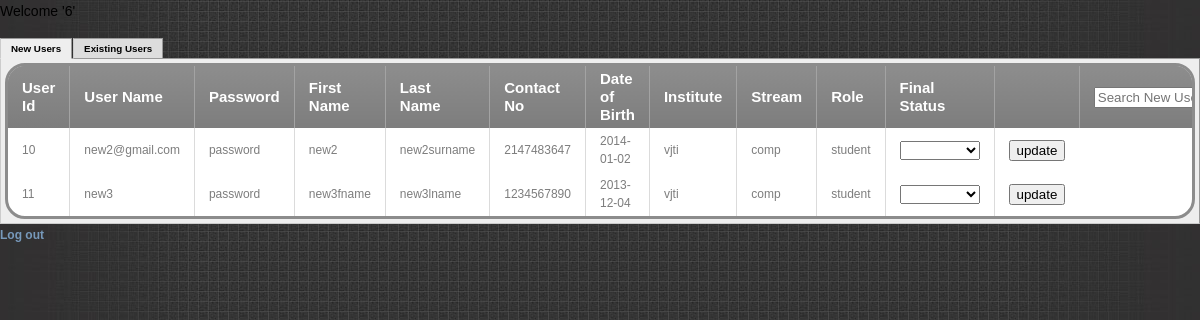
Page /admin_home.php (signed in) on the earlier database version.
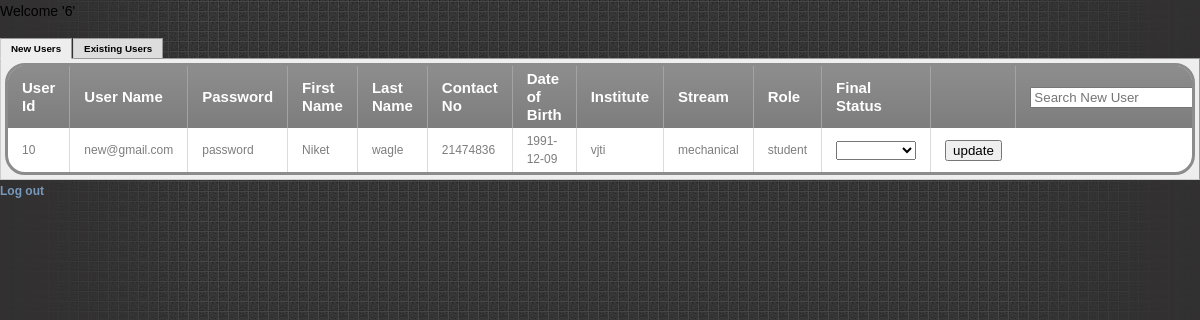
Same page on the later database version.
### tables this page shows
CREATE TABLE IF NOT EXISTS `user` (
  `u_id` int(11) unsigned NOT NULL AUTO_INCREMENT,
  `u_name` varchar(30) NOT NULL,
  `password` varchar(20) NOT NULL,
  `f_name` varchar(20) NOT NULL,
  `l_name` varchar(20) NOT NULL,
  `contact_no` int(10) NOT NULL,
  `dob` date NOT NULL,
  `institute` varchar(40) NOT NULL,
  `stream` varchar(20) NOT NULL,
  `role` varchar(10) NOT NULL,
  `approve_id` tinyint(1) NOT NULL DEFAULT '0',
  `photo` varchar(255) NOT NULL,
  `about` text NOT NULL,
  `show_email` tinyint(4) NOT NULL DEFAULT '0',
  `gender` tinyint(4) NOT NULL DEFAULT '0',
  `user_score` float NOT NULL DEFAULT '0',
  `count_bookmarks` int(11) NOT NULL DEFAULT '0',
  `created_comments` int(11) NOT NULL DEFAULT '0',
  `count_discussions` int(11) NOT NULL DEFAULT '0',
  PRIMARY KEY (`u_id`)
);

### admin_home.php (the view, shortened to what this page needs)
<?php require_once('Connections/conn.php'); ?>
<?php
$logoutAction = $_SERVER['PHP_SELF']."?doLogout=true";
?>
<?php
if (!function_exists("GetSQLValueString")) {
function GetSQLValueString($theValue, $theType, $theDefinedValue = "", $theNotDefinedValue = "")
{
  $theValue = function_exists("mysql_real_escape_string") ? mysql_real_escape_string($theValue) : mysql_escape_string($theValue);
  switch ($theType) {
    case "text":
      $theValue = ($theValue != "") ? "'" . $theValue . "'" : "NULL";
      break;
    case "long":
    case "int":
      $theValue = ($theValue != "") ? intval($theValue) : "NULL";
      break;
  }
  return $theValue;
}
}
$query_update = sprintf("SELECT * FROM `user` natural join `approve_user` WHERE approve_id =0 ORDER BY u_id ASC");
$update = mysql_query($query_update, $conn) or die(mysql_error());
$row_update = mysql_fetch_assoc($update);
$totalRows_update = mysql_num_rows($update);
$editFormAction = $_SERVER['PHP_SELF'];
if (isset($_SERVER['QUERY_STRING'])) {
  $editFormAction .= "?" . htmlentities($_SERVER['QUERY_STRING']);
}
?>
<!DOCTYPE html PUBLIC "-//W3C//DTD XHTML 1.0 Transitional//EN" "http://www.w3.org/TR/xhtml1/DTD/xhtml1-transitional.dtd">
<html xmlns="http://www.w3.org/1999/xhtml">
<head>
<link href="SpryAssets/SpryTabbedPanels.css" rel="stylesheet" type="text/css">
<link href="css/templatemo_style.css" type="text/css" rel="stylesheet" />
<link rel="stylesheet" href="css/slimbox2.css" type="text/css" media="screen" />
<link href="SpryAssets/SpryRating.css" rel="stylesheet" type="text/css">
<link href="css/table.css?12" rel="stylesheet" type="text/css" />
<body>
<p>Welcome <? echo GetSQLValueString($_SESSION['MM_f_name'],"text") ?> </p>
<div id="TabbedPanels1" class="TabbedPanels">
  <ul class="TabbedPanelsTabGroup">
    <li class="TabbedPanelsTab" tabindex="0">New Users</li>
    <li class="TabbedPanelsTab" tabindex="0">Existing Users</li>
  </ul>
  <div class="TabbedPanelsContentGroup">
    <div class="TabbedPanelsContent">
        <div id="new_users">
    <div class="datagrid">
    <?php if ($totalRows_update>0 ) { ?>
    <table>
    <thead>
  <tr>
  	 <th class="sort" data-sort="user_id">User Id</th>
    <th class="sort" data-sort="user_name">User Name</th>
     <th class="sort" data-sort="password">Password</th>
    <th class="sort" data-sort="first_name">First Name</th>
    <th class="sort" data-sort="last_name">Last Name</th>
    <th class="sort" data-sort="contact_no">Contact No</th>
    <th class="sort" data-sort="date_of_birth">Date of Birth</th>
    <th class="sort" data-sort="institute">Institute</th>
    <th class="sort" data-sort="stream">Stream</th>
    <th class="sort" data-sort="role">Role</th>
    <th>Final Status</th>
    <th>    </th>
    <th colspan="2">
          <input type="text" class="search" placeholder="Search New User" />
        </th>
  </tr>
  </thead>
  <tbody class="list">
  <?php do { ?>
    <tr>
      <td class="user_id"><?php echo $row_update['u_id']; ?></td>
      <td class="user_name"><?php echo $row_update['u_name']; ?></td>
      <td class="password"><?php echo $row_update['password']; ?></td>
      <td class="first_name"><?php echo $row_update['f_name']; ?></td>
      <td class="last_name"> <?php echo $row_update['l_name']; ?></td>
      <td class="contact_no"><?php echo $row_update['contact_no']; ?></td>
      <td class="date_of_birth"><?php echo $row_update['dob']; ?></td>
      <td class="institute"><?php echo $row_update['institute']; ?></td>
      <td class="stream"><?php echo $row_update['stream']; ?></td>
      <td class="role"><?php echo $row_update['role']; ?></td>
<form  id="form1" name="form1" method="POST" action="<?php echo $editFormAction; ?>">      <td><select name="app_id" id="app_id">
        <option value="0">  </option>
        <option value="1">Approved</option>
      </select></td>
      <td>
      <input name="update" id="update" value="update" type="submit" ></input>
        </td></form>
    </tr>
    <?php } while ($row_update = mysql_fetch_assoc($update)); ?>
    </tbody>
    </table>
    </div></div>
    <?php } else {
		echo "No new users";
	} ?>
    </div>
  </div>
</div>
<a href="<?php echo $logoutAction ?>">Log out</a>
</body>
</html>

### SpryAssets/SpryTabbedPanels.css (style rules this page uses)
.TabbedPanels { overflow: hidden; margin: 0px; padding: 0px; clear: none; width: 100%; }
.TabbedPanelsTabGroup { margin: 0px; padding: 0px; }
.TabbedPanelsTab { position: relative; top: 1px; float: left; padding: 4px 10px; margin: 0px 1px 0px 0px; font: bold 0.7em sans-serif; background-color: #DDD; list-style: none; border-left: solid 1px #CCC; border-bottom: solid 1px #999; border-top: solid 1px #999; border-right: solid 1px #999; -moz-user-select: none; -khtml-user-select: none; cursor: pointer; font-size: 0.7em; }
.TabbedPanelsTabSelected { background-color: #EEE; border-bottom: 1px solid #EEE; }
.TabbedPanelsContentGroup { clear: both; border-left: solid 1px #CCC; border-bottom: solid 1px #CCC; border-top: solid 1px #999; border-right: solid 1px #999; background-color: #EEE; }
.TabbedPanelsContent { overflow: hidden; padding: 4px; }

### css/templatemo_style.css (style rules this page uses)
body { margin: 0; padding: 0; color: #000000; font-size: 14px; line-height: 1.6em; font-family: "Lucida Sans Unicode", "Lucida Grande", sans-serif; background-color: #313030; background-image: url(../images/templatemo_body.jpg); background-position: center top; background-repeat: no-repeat }
a, a:link, a:visited { color : #7799bb; text-decoration: none; font-size: 12px; font-weight: bold; }
ul, li { padding:0; margin:0; list-style:none; }
p { padding: 0; margin: 0 0 15px 0 }

### css/table.css (style rules this page uses)
.datagrid table { border-collapse: collapse; text-align: left; width: 100%; }
.datagrid { font: normal 12px/150% Arial, Helvetica, sans-serif; background: #fff; overflow: hidden; border: 3px solid #8C8C8C; -webkit-border-radius: 20px; -moz-border-radius: 20px; border-radius: 20px; }
.datagrid table td, .datagrid table th { padding: 4px 14px; }
.datagrid table thead th { background:-webkit-gradient( linear, left top, left bottom, color-stop(0.05, #8C8C8C), color-stop(1, #7D7D7D) );background:-moz-linear-gradient( center top, #8C8C8C 5%, #7D7D7D 100% );filter:progid:DXImageTransform.Microsoft.gradient(startColorstr='#8C8C8C', endColorstr='#7D7D7D');background-color:#8C8C8C; color:#FFFFFF; font-size: 15px; font-weight: bold; border-left: 1px solid #A3A3A3; }
.datagrid table thead th:first-child { border: none; }
.datagrid table tbody td { color: #7D7D7D; border-left: 1px solid #DBDBDB;font-size: 12px;font-weight: normal; }
.datagrid table tbody td:first-child { border-left: none; }
.datagrid table tbody tr:last-child td { border-bottom: none; }

### admin_home.php (style rules this page uses)
body,td { color: #000000; font-size: 14px; }

Differences in the rows shown:
removed user: u_id "11", u_name "new3", password "password", f_name "new3fname", l_name "new3lname", contact_no "1234567890", dob "2013-12-04", institute "vjti", stream "comp", role "student"
changed user "password": u_name "new2@gmail.com" → "new@gmail.com"; f_name "new2" → "Niket"; l_name "new2surname" → "wagle"; contact_no "2147483647" → "21474836"; dob "2014-01-02" → "1991-12-09"; stream "comp" → "mechanical"
